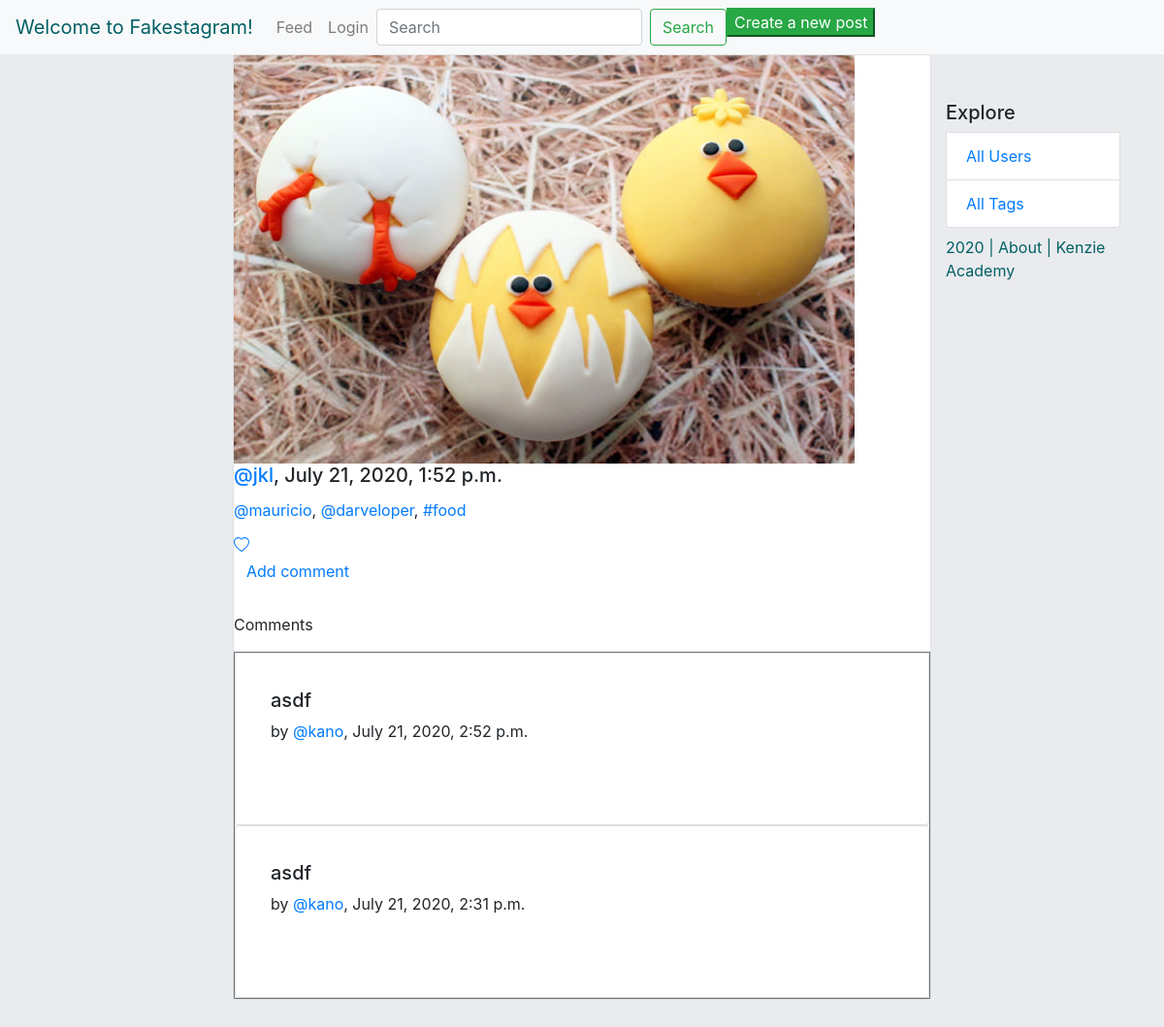
Page /post/9/ on the earlier database version.
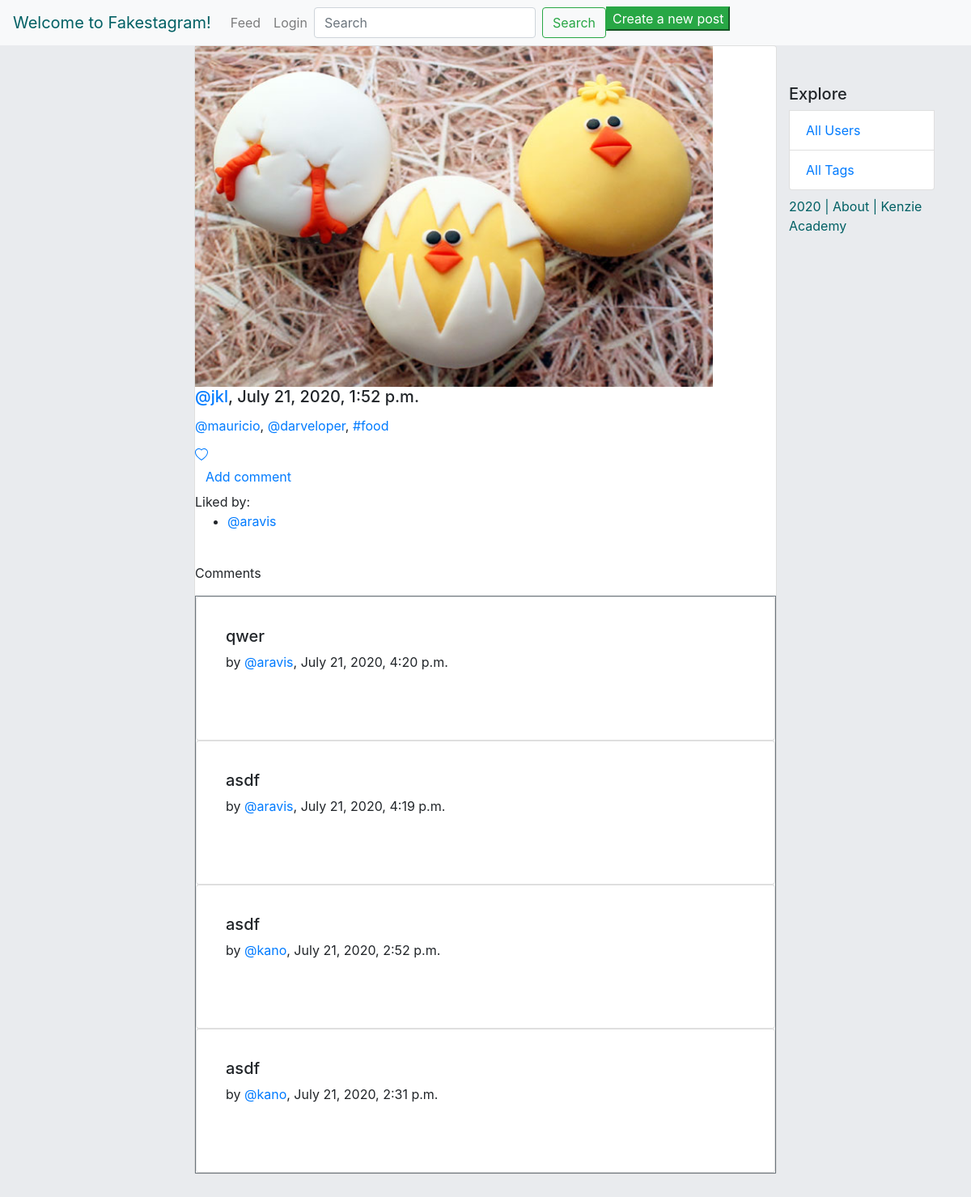
Same page on the later database version.
### comments/models.py (models this page shows, shortened)
class Comments(models.Model):
    posts = models.ForeignKey(
        Post, on_delete=models.CASCADE,
        null=True,
        blank=True,
        related_name='comment_text'
        )
    author = models.ForeignKey(
        'authentication.Author',
        max_length=200,
        on_delete=models.CASCADE
        )
    text = models.TextField()
    created_date = models.DateTimeField(default=timezone.now)
    approved_comment = models.BooleanField(default=False)

### authentication/models.py (models this page shows, shortened)
class Author(AbstractBaseUser):
    name = models.CharField(max_length=50)
    username = models.CharField(max_length=50, unique=True)
    slug = models.SlugField(null=False, unique=True)
    email = models.EmailField(max_length=100, unique=True)
    active = models.BooleanField(default=True)
    staff = models.BooleanField(default=False)
    admin = models.BooleanField(default=False)
    following = models.ManyToManyField(
        'self',
        related_name="following"
    )
    USERNAME_FIELD = 'username'
    REQUIRED_FIELDS = ['email', 'name']
    def __str__(self):
        return self.name
    objects = AuthorManager()

### insta_backend/views.py (the view)
# urls.py: path("post/<int:id>/", post_detail, name="post_detail"),
def post_detail(request, id):
    html = "post_detail.html"
    post = Post.objects.get(id=id)
    comments = Comments.objects.filter(posts=post).order_by('-created_date')
    return render(request, html, {'post': post, 'comments': comments})

### authentication/templates/post_detail.html (shortened to what this page needs)
{% extends 'base.html' %}
{% block content %}
<div class="col d-flex mt-5 align-left" > &nbsp; </div>
<div class="feed" style="margin-bottom: 10rem;">
    <div class="card" style="width: 45rem;">
        {% load static %}
            <img class=class="card-img mx-auto" alt="{{post.caption}}" style="width: 40rem; display: block;" src="{{ post.image.url }}"/>
            <h5 class="card-title"><a href={% url 'profile' slug=post.author.slug %}>@{{ post.author.username }}</a>, {{ post.created_timestamp }}</h5>
            <p class="card-text">{{ post.caption|safe }}</p>
            {% if request.user.is_authenticated %}
                <a href="/post/{{post.id}}/like/?next=/post/{{post.id}}" class="card-link">
            {% else %}
                <a href="/login/">
            {% endif %}
            </a>
            <div class='commentsection'>
                {% if request.user.is_authenticated %}
                    <a class="btn btn-default" href="/post/{{post.id}}/add_comment_to_post/?next={{request.path}}">Add comment</a>
                {% else %}
                    <a class="btn btn-default" href="/login/?next=/post/{{post.id}}/add_comment_to_post/">Add comment</a>
                {% endif %}
            </div>
            {% if post.likes.count > 0%}
                Liked by:
                <ul>
                {% for like in post.likes.all %}
                    <li><a href={% url 'profile' slug=like.slug %}>@{{like.username}}</a></li>
                {% endfor %}
                </ul>
            {% endif %}
            <br>
        <p class="user-select-all">Comments</p>
        <span class="border border-secondary">
            {% for comment in comments %}
                <div class="card">
                    <div class="card-body">
                        <div class="shadow p-3 mb-5 bg-white rounded">
                            <h5>
                                {{comment.text}}
                            </h5>
                                by <a href="{% url 'profile' slug=comment.author.slug %}">@{{comment.author}}</a>, {{comment.created_date}}
                        </div>
                    </div>
                </div>
            {% endfor %}
        </span>
        </div>
</div>
{% endblock %}

Differences in the rows shown:
now on this page (row unchanged): Author: username "aravis"
added Comments: text "qwer", author "aravis", created_date "July 21, 2020, 4:20 p.m."
added Comments: text "asdf", author "aravis", created_date "July 21, 2020, 4:19 p.m."
Other differences:
text now shown: "Liked by:"
